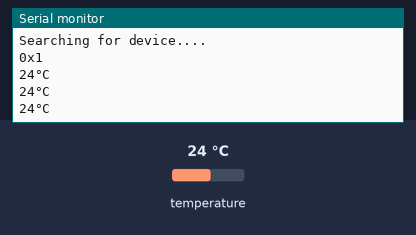
Bench run of a sketch on a simulated Arduino Uno, built with avr-gcc and run on an emulated ATmega328P. On the bench: the last lines printed to the serial monitor. Wiring (inferred from the names in the program): LM75 temperature sensor at I2C address 0x4D. Inputs (shaded band) come from the test bench; at power-on: temperature 24 °C.

Above: at 2.2 s.
2.3 s: temperature set to 12 °C
At 2.9 s:
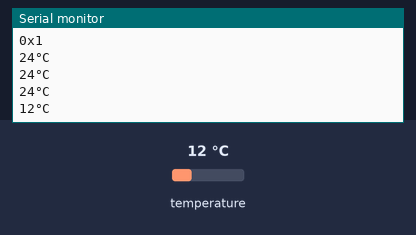
3.8 s: temperature set to 19 °C
At 4.4 s:
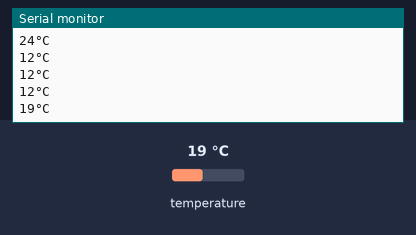
Timing chart, 0 to 6.8 s (numbered marks = the images above; inputs shaded):
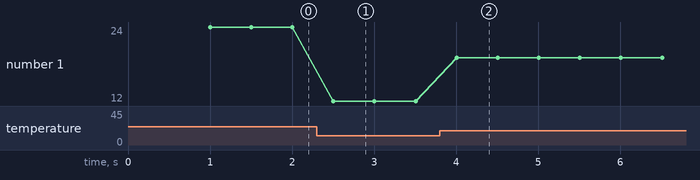

Measured:
- after the input at 2.3 s, the serial monitor: prints a new line after 0.20 s (image 1)
- after the input at 3.8 s, the serial monitor: prints a new line after 0.21 s (image 2)
- plotted number 1: 24 → 12 after the input at 2.3 s, 12 → 19 after the input at 3.8 s

The sketch:

tc74_0602.ino
```cpp
/*
TC74
Author: Forest Ray
Date:   June 2, 2026
*/

#include <Wire.h> // Library needed for I2C comms
#define sensorAddress 0x4D // TC74 Address
#define tempRegister 0x00  // temperature register

int i2c_scanner() {
 /*
 i2c_scanner
 - looks for a single device and return the address
 Arguments: None
 Return:
 - (int) address - the address of the i2c device
 */

  // for possible peripheral device addresses
  for (int address=1; address<=127; address++) {
    Wire.beginTransmission(address); // begin transmission to address
    if (!Wire.endTransmission()) { // check for acknowledgement
      return address; // if acknowledged, return address
    }
  }

  Serial.println("No Device Found"); // if no address is returned
}

int read_temperature() {
/*
read_temperature
Arguments: None
Returns
- (int) rawReading - reading from the temperature sensor in Celsius
*/
  // Get data from the sensor
  Wire.beginTransmission(sensorAddress); // transmit to sensor
  Wire.write(tempRegister);              // ask for temperature register
  Wire.endTransmission();                // reverse data direction, repeated start
  Wire.requestFrom(sensorAddress, 1);    // request 1 byte
  int rawReading = Wire.read();          // read byte

  return rawReading;
}
void setup() {
  Serial.begin(115200); // Fast Baud Rate
  Wire.begin();         //  Join as a central device, no argument

  delay(1000); // I like to just give everything a second when starting up

  // scan for a peripheral device
  Serial.println("Searching for device....");
  Serial.print("0x"); Serial.println(i2c_scanner(), HEX); // print address
}

void loop() {
  Serial.print(read_temperature()); Serial.println("°C");
  delay(500);
}
```
